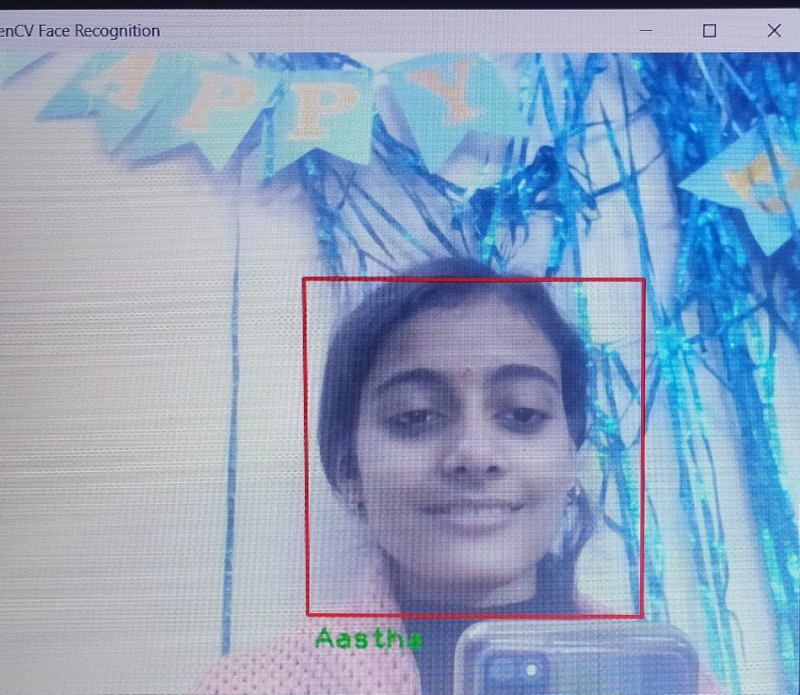
#> input picture Class Projects/Assingment 1/Aastha_1_IT/assignment 1 photo.jpg, 1600 x 1389 px, given in place of the camera (shown at 1/2 size)
$ python dataset.py
#> lines starting #> are read from the running program, lines starting #| are printed output that depends on the picture; after the words box and inside, x2 and y2 are one past the last pixel; in counts of white or black regions, pixels touching at a corner belong together
import cv2
import os
import time

haar_file = "haarcascade_frontalface_default.xml"

datasets = 'C:/Users/shiva/OneDrive/Desktop/Python Bootcamp/assignment_1/Dataset'

name = input("Enter Your Name: ")
#> the answer given: ../../Aastha_1_IT/assignment 1 photo.jpg

path = os.path.join(datasets,name)
if not os.path.isdir(path):
    os.mkdir(path)

face_cascade = cv2.CascadeClassifier(haar_file)
cap = cv2.VideoCapture(0)
print("Webcam is Open?",cap.isOpened())

time.sleep(2)
count = 1

while count < 101:
    ret,frame = cap.read()
#> frame is the input picture: shape (1389, 1600, 3); mean B, G, R 190.2, 163.1, 142.1

    if ret == True:
        img_gray = cv2.cvtColor(frame,cv2.COLOR_BGR2GRAY)
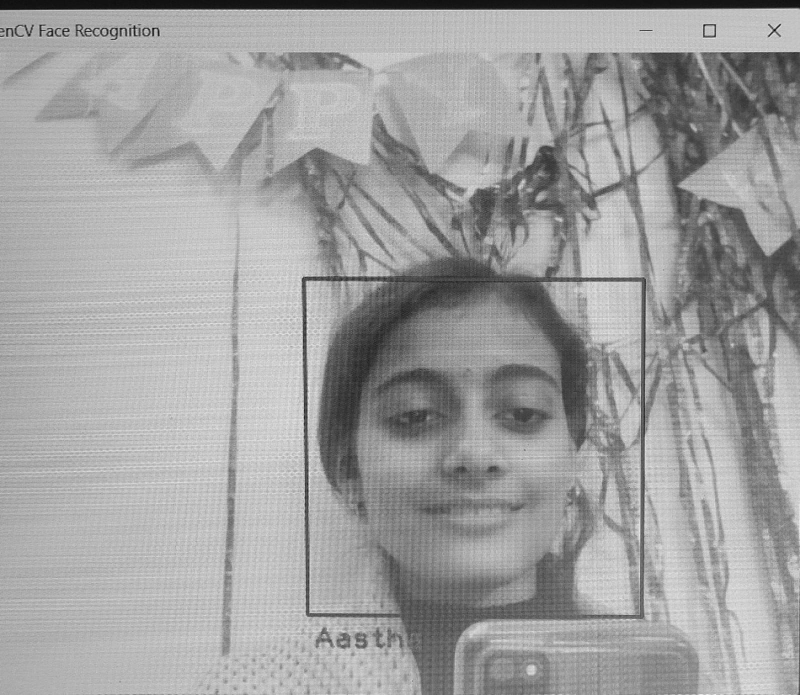
#> img_gray: shape (1389, 1600) (shown at 1/2 size); min 3, max 255, mean 159.9
        faces = face_cascade.detectMultiScale(img_gray,2,5,2)
#> faces = [[572, 516, 768, 768]]

        for(x,y,w,h) in faces:
            cv2.rectangle(frame,(x,y),(x+w,y+h),(0,255,0),2)
            face = img_gray[y:y+h,x:x+h]
            face_resize = cv2.resize(face,(640,480))
            cv2.imwrite("%s/%s.png"%(path,count),face_resize)
#> this loop made 1 pass
#> pass 1, `face = img_gray[y:y+h,x:x+h]`:
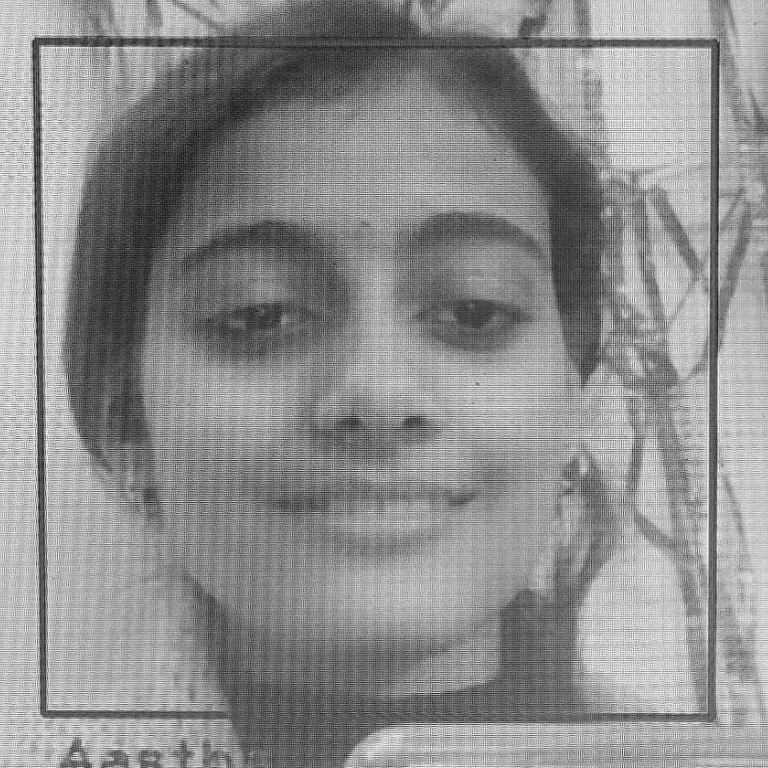
#> face: shape (768, 768); min 8, max 255, mean 141.7
#> pass 1, `face_resize = cv2.resize(face,(640,480))`:
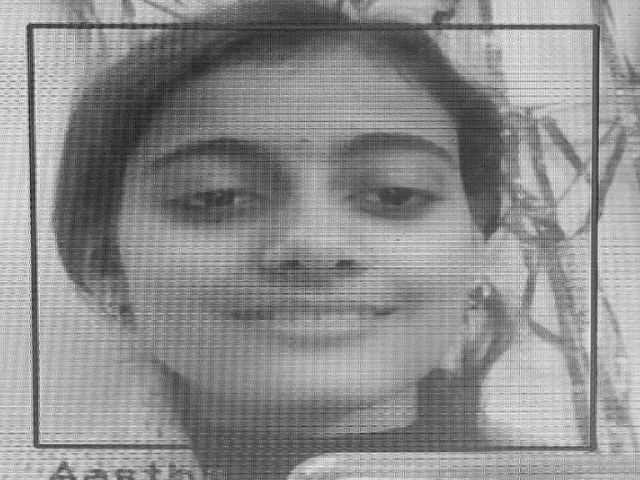
#> face_resize: shape (480, 640); min 23, max 242, mean 141.5
#> after the loop:
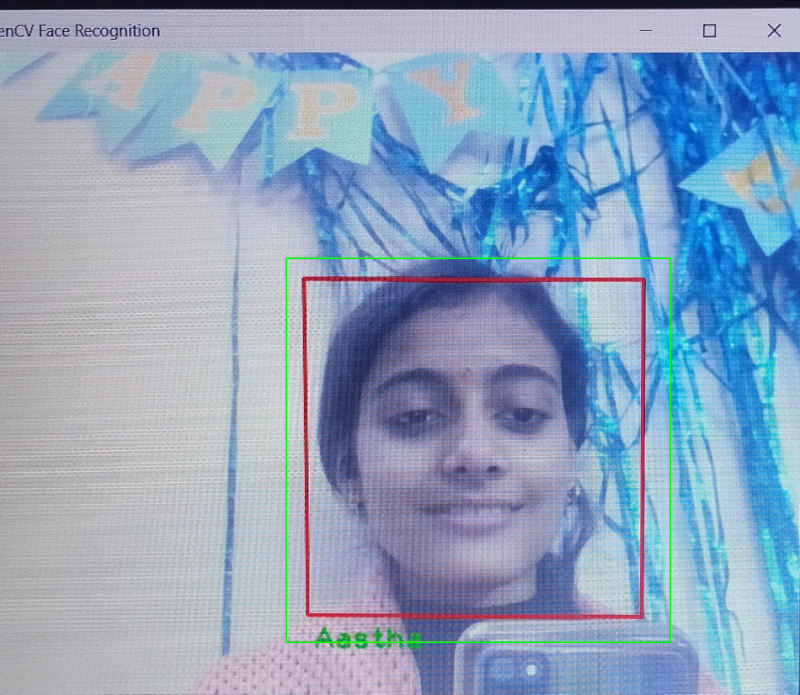
#> frame: shape (1389, 1600, 3) (shown at 1/2 size); 0.41% of pixels changed, all inside (x1, y1, x2, y2) = (571, 515, 1342, 1286)
        count += 1
        cv2.imshow("Face Capturing",frame)
        if cv2.waitKey(1)==ord("q"):
#> (key q is pressed here)
            break


print("Your face has been created")
cap.release()
cv2.destroyAllWindows()
